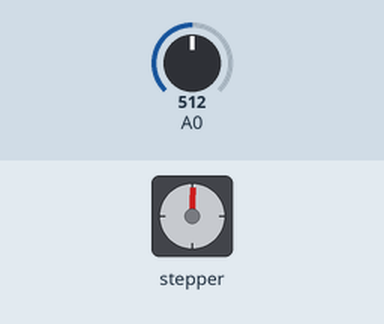
Recording of a sketch running on a simulated Arduino Uno, built with avr-gcc and run on an emulated ATmega328P. Parts: stepper motor. Inputs (shaded band) come from the test bench; at power-on: A0 = 512. Stepper angles assume 200 steps per turn.

Above: at 0.15 s.
At 10.07 s:
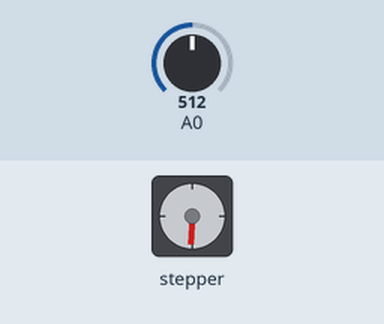
At 19.4 s:
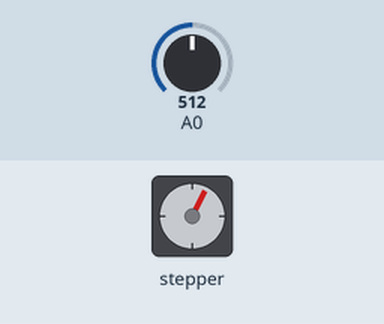
At 39.55 s:
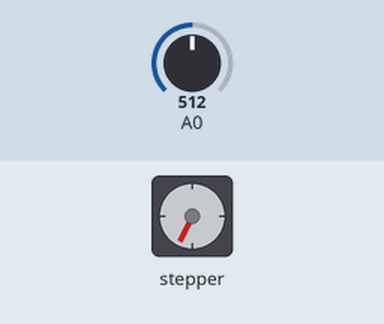
Timing chart, 0 to 40.0 s (numbered marks = the images above):
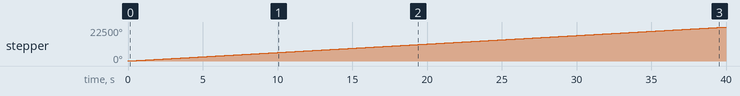

The sketch:

stepper_5v_CX28BYJ48.ino
```cpp
//https://docs.arduino.cc/learn/electronics/stepper-motors

#include <Stepper.h>

const int stepsPerRevolution = 200;  // change this to fit the number of steps per revolution
// for your motor


// initialize the stepper library on pins 8 through 11:
Stepper myStepper(stepsPerRevolution, 8, 9, 10, 11);

int stepCount = 0;  // number of steps the motor has taken

void setup() {
  // nothing to do inside the setup
}

void loop() {
  // read the sensor value:
  int sensorReading = analogRead(A0);
  // map it to a range from 0 to 100:
  //int motorSpeed = map(sensorReading, 0, 1023, 0, 100);
  int motorSpeed = 100;
  // set the motor speed:
  if (motorSpeed > 0) {
    myStepper.setSpeed(motorSpeed);
    // step 1/100 of a revolution:
    myStepper.step(stepsPerRevolution / 100);
  }
}
```

Measured:
- by itself, stepper: keeps turning clockwise at about 563°/s
